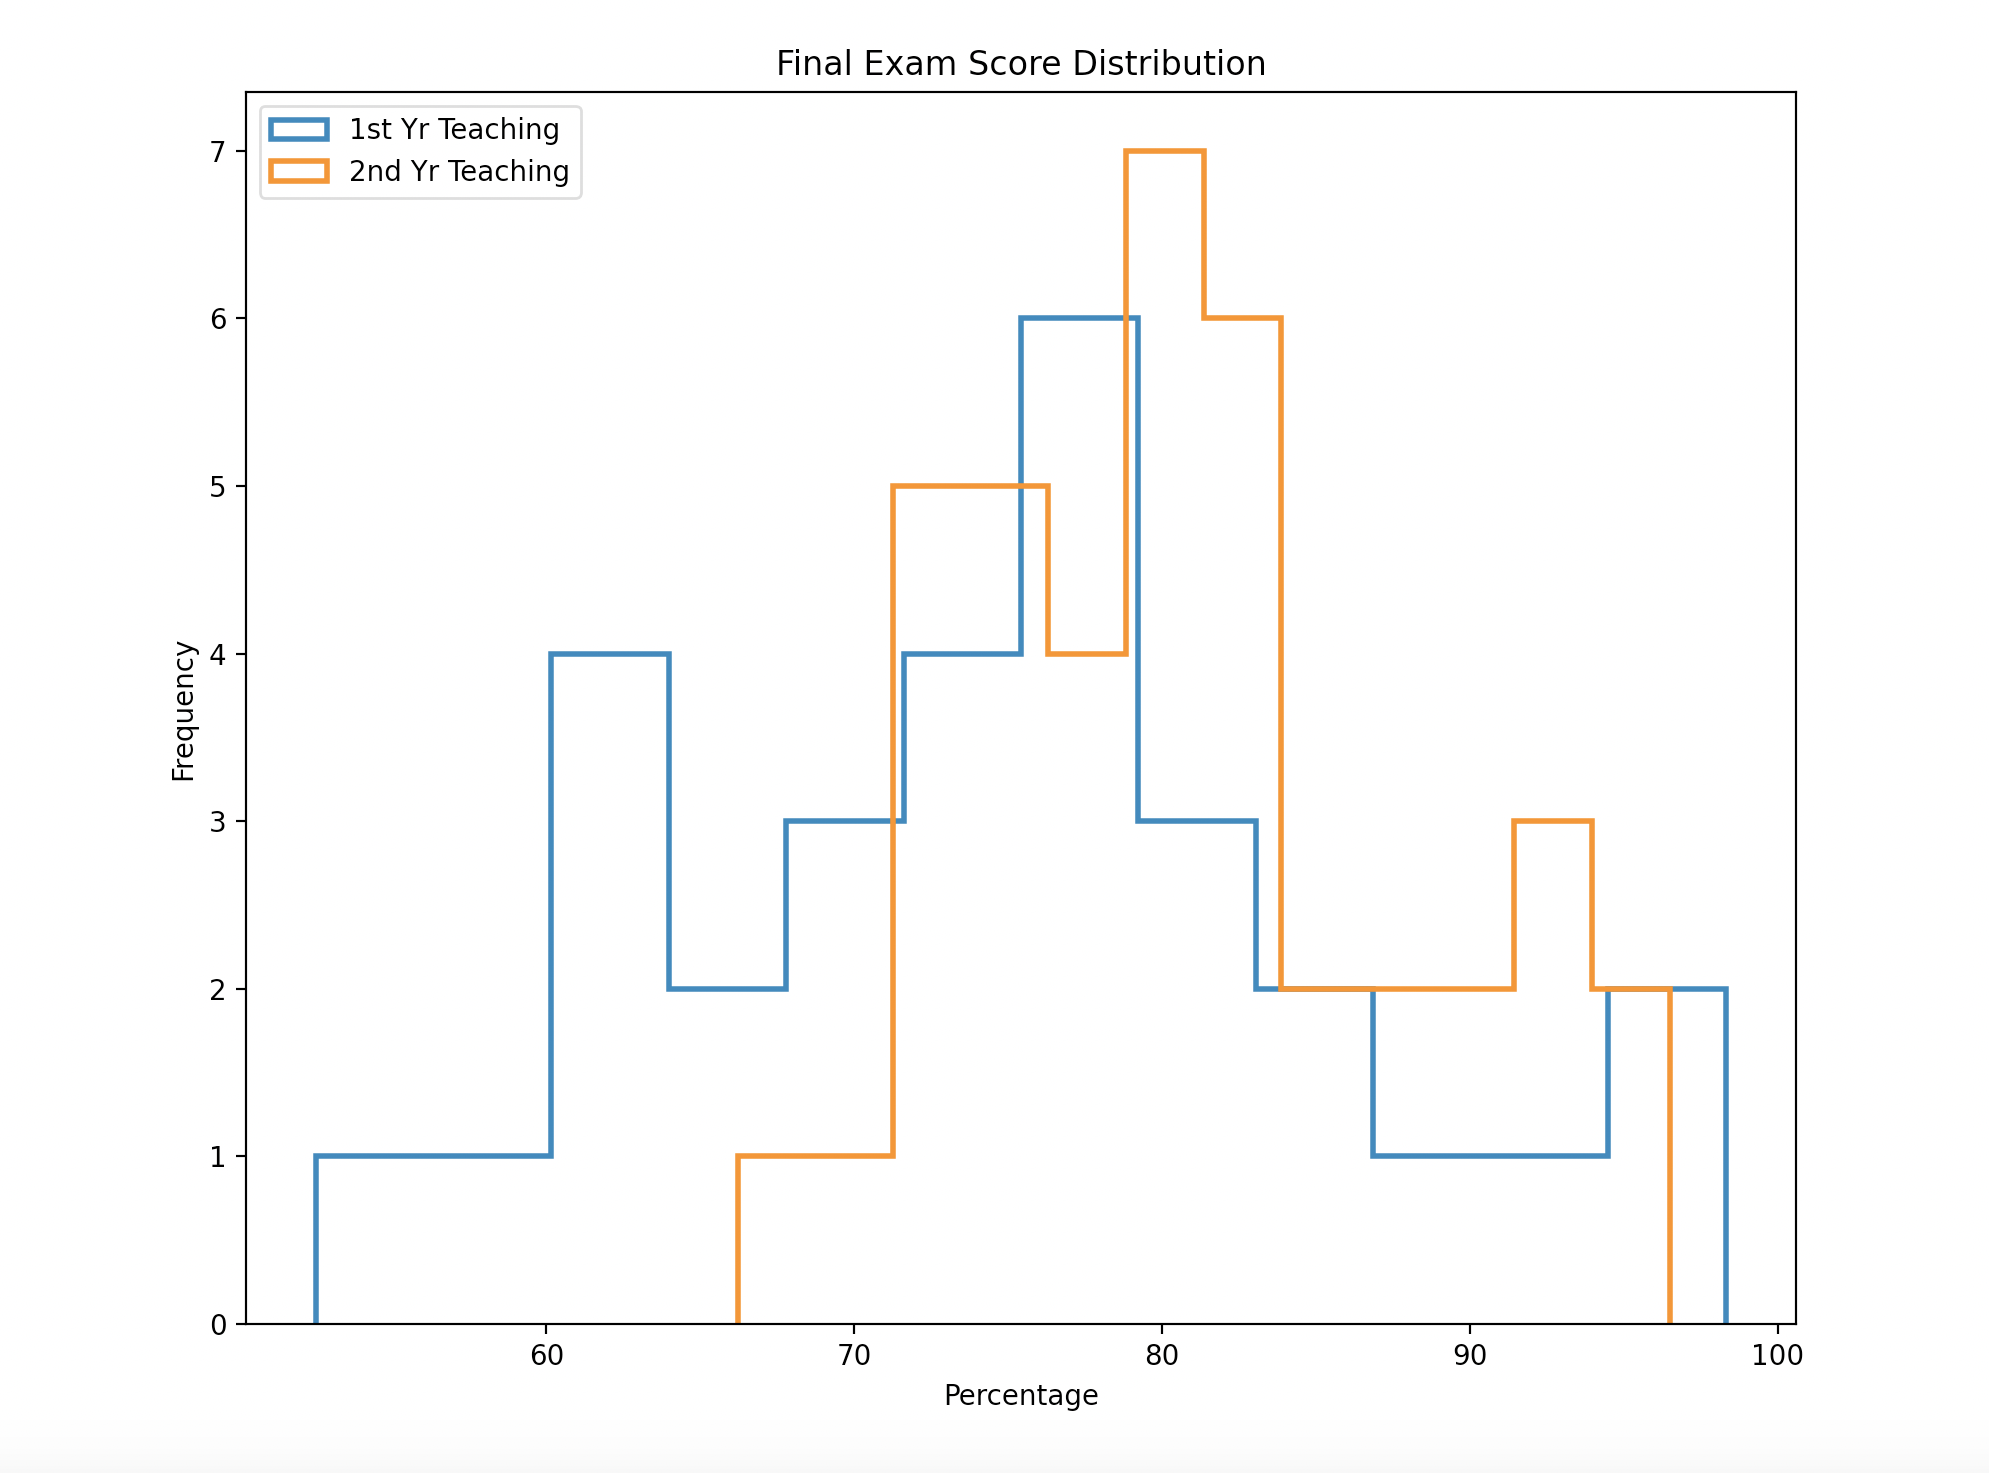

Write the Python code that produced this figure.
from matplotlib import pyplot as plt

#Sample Data
exam_scores1 = [62.58, 67.63, 81.37, 52.53, 62.98, 72.15, 59.05, 73.85, 97.24, 76.81, 89.34, 74.44, 68.52, 85.13, 90.75, 70.29, 75.62, 85.38, 77.82, 98.31, 79.08, 61.72, 71.33, 80.77, 80.31, 78.16, 61.15, 64.99, 72.67, 78.94]
exam_scores2 = [72.38, 71.28, 79.24, 83.86, 84.42, 79.38, 75.51, 76.63, 81.48,78.81,79.23,74.38,79.27,81.07,75.42,90.35,82.93,86.74,81.33,95.1,86.57,83.66,85.58,81.87,92.14,72.15,91.64,74.21,89.04,76.54,81.9,96.5,80.05,74.77,72.26,73.23,92.6,66.22,70.09,77.2]

#Creating figure and plotting both histograms
plt.figure(figsize=(10,8))
#Giving the histograms the step stlye so they dont overlap and block each other
plt.hist(exam_scores1,bins=12,normed=True, histtype = 'step',linewidth=2)
plt.hist(exam_scores2,bins=12,normed=True, histtype = 'step',linewidth=2)

plt.legend(['1st Yr Teaching','2nd Yr Teaching'])
plt.title('Final Exam Score Distribution')
plt.xlabel('Percentage')
plt.ylabel('Frequency')
plt.show()

plt.savefig('my_histogram.png')
